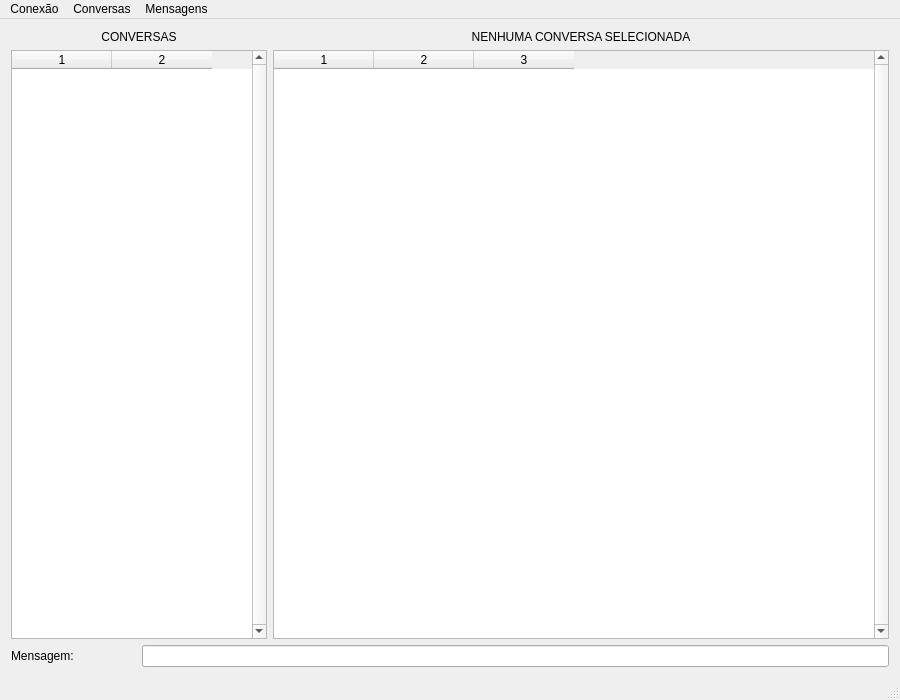
<?xml version="1.0" encoding="UTF-8"?>
<ui version="4.0">
 <class>WhatsProgMain</class>
 <widget class="QMainWindow" name="WhatsProgMain">
  <property name="geometry">
   <rect>
    <x>0</x>
    <y>0</y>
    <width>900</width>
    <height>700</height>
   </rect>
  </property>
  <property name="windowTitle">
   <string>WhatsProg</string>
  </property>
  <widget class="QWidget" name="centralWidget">
   <layout class="QGridLayout" name="gridLayout">
    <item row="0" column="0" colspan="2">
     <layout class="QVBoxLayout" name="verticalLayout">
      <property name="spacing">
       <number>6</number>
      </property>
      <item>
       <widget class="QLabel" name="labelConversas">
        <property name="text">
         <string>CONVERSAS</string>
        </property>
        <property name="alignment">
         <set>Qt::AlignCenter</set>
        </property>
       </widget>
      </item>
      <item>
       <widget class="QTableWidget" name="tableConversas">
        <property name="verticalScrollBarPolicy">
         <enum>Qt::ScrollBarAlwaysOn</enum>
        </property>
        <property name="horizontalScrollBarPolicy">
         <enum>Qt::ScrollBarAlwaysOff</enum>
        </property>
        <property name="tabKeyNavigation">
         <bool>false</bool>
        </property>
        <property name="selectionMode">
         <enum>QAbstractItemView::SingleSelection</enum>
        </property>
        <property name="selectionBehavior">
         <enum>QAbstractItemView::SelectRows</enum>
        </property>
        <property name="showGrid">
         <bool>false</bool>
        </property>
        <property name="columnCount">
         <number>2</number>
        </property>
        <attribute name="verticalHeaderVisible">
         <bool>false</bool>
        </attribute>
        <column/>
        <column/>
       </widget>
      </item>
     </layout>
    </item>
    <item row="0" column="2">
     <layout class="QVBoxLayout" name="verticalLayout_2">
      <item>
       <widget class="QLabel" name="labelMensagens">
        <property name="text">
         <string>NENHUMA CONVERSA SELECIONADA</string>
        </property>
        <property name="alignment">
         <set>Qt::AlignCenter</set>
        </property>
       </widget>
      </item>
      <item>
       <widget class="QTableWidget" name="tableMensagens">
        <property name="verticalScrollBarPolicy">
         <enum>Qt::ScrollBarAlwaysOn</enum>
        </property>
        <property name="horizontalScrollBarPolicy">
         <enum>Qt::ScrollBarAlwaysOff</enum>
        </property>
        <property name="tabKeyNavigation">
         <bool>false</bool>
        </property>
        <property name="selectionMode">
         <enum>QAbstractItemView::NoSelection</enum>
        </property>
        <property name="selectionBehavior">
         <enum>QAbstractItemView::SelectRows</enum>
        </property>
        <property name="columnCount">
         <number>3</number>
        </property>
        <attribute name="verticalHeaderVisible">
         <bool>false</bool>
        </attribute>
        <column/>
        <column/>
        <column/>
       </widget>
      </item>
     </layout>
    </item>
    <item row="1" column="0">
     <widget class="QLabel" name="labelMensagem">
      <property name="text">
       <string>Mensagem:</string>
      </property>
     </widget>
    </item>
    <item row="1" column="1" colspan="2">
     <widget class="QLineEdit" name="lineEditMensagem"/>
    </item>
   </layout>
   <zorder>labelMensagem</zorder>
   <zorder>lineEditMensagem</zorder>
   <zorder></zorder>
  </widget>
  <widget class="QMenuBar" name="menuBar">
   <property name="geometry">
    <rect>
     <x>0</x>
     <y>0</y>
     <width>900</width>
     <height>21</height>
    </rect>
   </property>
   <widget class="QMenu" name="menuConversa">
    <property name="title">
     <string>Conversas</string>
    </property>
    <addaction name="actionNova_conversa"/>
    <addaction name="actionRemover_conversa"/>
   </widget>
   <widget class="QMenu" name="menuMensagens">
    <property name="title">
     <string>Mensagens</string>
    </property>
    <addaction name="actionApagar_mensagens"/>
   </widget>
   <widget class="QMenu" name="menuConexao">
    <property name="title">
     <string>Conexão</string>
    </property>
    <addaction name="actionNovo_usuario"/>
    <addaction name="actionUsuario_existente"/>
    <addaction name="actionDesconectar"/>
    <addaction name="separator"/>
    <addaction name="actionSair"/>
   </widget>
   <addaction name="menuConexao"/>
   <addaction name="menuConversa"/>
   <addaction name="menuMensagens"/>
  </widget>
  <widget class="QStatusBar" name="statusBar"/>
  <action name="actionNova_conversa">
   <property name="text">
    <string>Nova conversa ...</string>
   </property>
  </action>
  <action name="actionRemover_conversa">
   <property name="text">
    <string>Remover conversa</string>
   </property>
  </action>
  <action name="actionApagar_mensagens">
   <property name="text">
    <string>Apagar mensagens</string>
   </property>
  </action>
  <action name="actionNovo_usuario">
   <property name="text">
    <string>Novo usuário...</string>
   </property>
  </action>
  <action name="actionUsuario_existente">
   <property name="text">
    <string>Usuário existente...</string>
   </property>
  </action>
  <action name="actionDesconectar">
   <property name="text">
    <string>Desconectar</string>
   </property>
  </action>
  <action name="actionSair">
   <property name="text">
    <string>Sair</string>
   </property>
  </action>
 </widget>
 <layoutdefault spacing="6" margin="11"/>
 <resources/>
 <connections/>
</ui>
